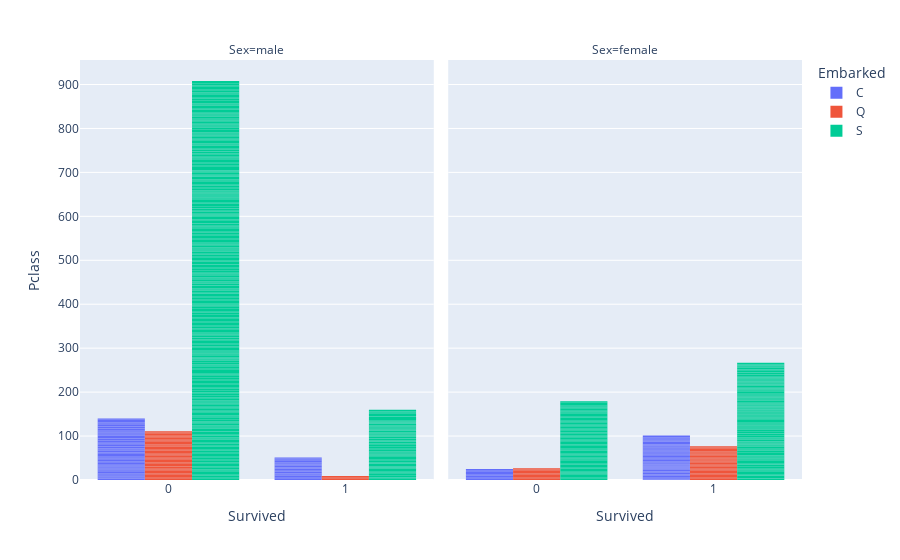

The cell this chart's notebook holds for it:
### Markdown cell above
`fig = px.bar()`
- `y="Pclass"`: Y-Achse zeigt die Passagierklasse.
- `x="Survived"`: X-Achse zeigt den Überlebensstatus.
- `color="Embarked"`: Balken werden nach Einschiffungshäfen farblich markiert.
- `barmode="group"`: Balken sind gruppiert, nicht gestapelt.
- `facet_col="Sex"`: Separate Diagramme für Männer und Frauen (Facetten-Spalten).
- `category_orders`: Legt die Reihenfolge der Kategorien fest (Pclass, Embarked, Sex).

`fig.update_traces()`: 
- `marker_line_width=0`:Entfernt die Linien um die Balken.

### Code cell
import plotly.express as px
#
# Gruppiertes Balkendiagramm erstellen (vertikal)
fig = px.bar(df, y="Pclass", x="Survived", color="Embarked", barmode="group", facet_col="Sex",
             category_orders={"Pclass": [1, 2, 3],          # Passagierklassen geordnet
                              "Embarked": ["C", "Q", "S"],  # Häfen: Cherbourg, Queenstown, Southampton
                              "Sex": ["male", "female"]})   # Geschlechter geordnet

# Entferne die Linien in den Balken
fig.update_traces(marker_line_width=0) 

# Diagramm anzeigen
fig.show()

### Figure 1 — Plotly figure (JSON) as saved in the notebook; plotly's stock layout.template omitted (floating-point values rounded to 4 significant figures; data arrays with more than 128 entries replaced by an {"elided": "..."} marker saying what was removed)
{"data": [{"alignmentgroup": "True", "hovertemplate": "Embarked=C<br>Sex=male<br>Survived=%{x}<br>Pclass=%{y}<extra></extra>", "legendgroup": "C", "marker": {"color": "#636efa", "line": {"width": 0}, "pattern": {"shape": ""}}, "name": "C", "offsetgroup": "C", "orientation": "v", "showlegend": true, "textposition": "auto", "type": "bar", "x": [0, 0, 0, 1, 0, 0, 0, 0, 0, 0, 1, 0, 0, 1, 0, 0, 1, 0, 0, 0, 0, 0, 0, 0, 1, 1, 0, 0, 0, 0, 0, 0, 0, 0, 0, 0, 1, 0, 0, 0, 0, 0, 1, 1, 1, 0, 0, 0, 0, 0, 0, 0, 0, 0, 1, 1, 1, 0, 0, 0, 0, 1, 0, 1, 1, 0, 1, 1, 1, 1, 0, 0, 1, 1, 0, 0, 0, 1, 0, 1, 1, 0, 0, 0, 0, 0, 1, 0, 1, 0, 1, 0, 0, 0, 1], "xaxis": "x", "y": [3, 1, 1, 3, 3, 3, 1, 3, 3, 1, 3, 3, 1, 1, 1, 2, 3, 3, 2, 1, 1, 1, 2, 3, 3, 1, 3, 1, 3, 2, 1, 3, 2, 3, 3, 2, 1, 1, 1, 3, 3, 1, 1, 3, 1, 1, 1, 3, 1, 3, 3, 3, 3, 1, 2, 1, 3, 1, 3, 1, 3, 1, 3, 1, 1, 3, 3, 1, 1, 1, 1, 3, 1, 1, 2, 3, 1, 3, 3, 1, 3, 1, 3, 1, 1, 3, 3, 2, 2, 3, 1, 3, 3, 3, 1], "yaxis": "y"}, {"alignmentgroup": "True", "hovertemplate": "Embarked=C<br>Sex=female<br>Survived=%{x}<br>Pclass=%{y}<extra></extra>", "legendgroup": "C", "marker": {"color": "#636efa", "line": {"width": 0}, "pattern": {"shape": ""}}, "name": "C", "offsetgroup": "C", "orientation": "v", "showlegend": false, "textposition": "auto", "type": "bar", "x": [1, 1, 1, 1, 1, 1, 1, 0, 0, 1, 0, 0, 1, 1, 1, 1, 0, 1, 1, 1, 1, 1, 1, 1, 1, 1, 1, 1, 1, 1, 1, 0, 1, 1, 1, 1, 1, 1, 1, 1, 1, 1, 1, 1, 1, 1, 1, 1, 1, 1, 0, 1, 1, 1, 1, 1, 1, 1, 0, 1, 1, 1, 1, 1, 1, 1, 1, 0, 1, 1, 1, 1, 1], "xaxis": "x2", "y": [1, 2, 3, 1, 3, 2, 1, 3, 3, 3, 3, 1, 1, 1, 1, 1, 3, 3, 1, 1, 1, 1, 1, 1, 1, 1, 1, 1, 1, 1, 1, 3, 1, 3, 1, 1, 1, 3, 2, 1, 3, 3, 2, 1, 1, 1, 3, 1, 1, 1, 3, 1, 1, 2, 1, 3, 3, 1, 3, 1, 1, 1, 3, 3, 1, 1, 1, 3, 3, 2, 2, 3, 1], "yaxis": "y2"}, {"alignmentgroup": "True", "hovertemplate": "Embarked=Q<br>Sex=male<br>Survived=%{x}<br>Pclass=%{y}<extra></extra>", "legendgroup": "Q", "marker": {"color": "#EF553B", "line": {"width": 0}, "pattern": {"shape": ""}}, "name": "Q", "offsetgroup": "Q", "orientation": "v", "showlegend": true, "textposition": "auto", "type": "bar", "x": [0, 0, 0, 0, 0, 0, 0, 0, 0, 0, 0, 0, 0, 0, 1, 0, 0, 0, 0, 0, 0, 0, 1, 0, 0, 0, 0, 0, 0, 0, 0, 0, 0, 0, 0, 0, 0, 0, 0, 1, 0], "xaxis": "x", "y": [3, 3, 3, 3, 3, 3, 3, 3, 3, 3, 1, 3, 3, 3, 3, 3, 3, 3, 3, 3, 3, 3, 3, 3, 3, 3, 3, 3, 2, 3, 3, 3, 3, 3, 3, 3, 3, 3, 3, 3, 3], "yaxis": "y"}, {"alignmentgroup": "True", "hovertemplate": "Embarked=Q<br>Sex=female<br>Survived=%{x}<br>Pclass=%{y}<extra></extra>", "legendgroup": "Q", "marker": {"color": "#EF553B", "line": {"width": 0}, "pattern": {"shape": ""}}, "name": "Q", "offsetgroup": "Q", "orientation": "v", "showlegend": false, "textposition": "auto", "type": "bar", "x": [1, 1, 1, 1, 1, 1, 1, 1, 1, 1, 1, 1, 0, 1, 1, 1, 1, 1, 1, 1, 1, 1, 1, 0, 0, 1, 0, 1, 1, 0, 0, 0, 1, 1, 0, 0], "xaxis": "x2", "y": [3, 3, 3, 3, 3, 3, 3, 3, 3, 3, 3, 3, 3, 3, 3, 3, 2, 2, 3, 3, 3, 3, 1, 3, 3, 3, 3, 3, 3, 3, 3, 3, 3, 3, 3, 3], "yaxis": "y2"}, {"alignmentgroup": "True", "hovertemplate": "Embarked=S<br>Sex=male<br>Survived=%{x}<br>Pclass=%{y}<extra></extra>", "legendgroup": "S", "marker": {"color": "#00cc96", "line": {"width": 0}, "pattern": {"shape": ""}}, "name": "S", "offsetgroup": "S", "orientation": "v", "showlegend": true, "textposition": "auto", "type": "bar", "x": {"elided": "441 int values"}, "xaxis": "x", "y": {"elided": "441 int values"}, "yaxis": "y"}, {"alignmentgroup": "True", "hovertemplate": "Embarked=S<br>Sex=female<br>Survived=%{x}<br>Pclass=%{y}<extra></extra>", "legendgroup": "S", "marker": {"color": "#00cc96", "line": {"width": 0}, "pattern": {"shape": ""}}, "name": "S", "offsetgroup": "S", "orientation": "v", "showlegend": false, "textposition": "auto", "type": "bar", "x": {"elided": "203 int values"}, "xaxis": "x2", "y": {"elided": "203 int values"}, "yaxis": "y2"}], "layout": {"annotations": [{"font": {}, "showarrow": false, "text": "Sex=male", "x": 0.245, "xanchor": "center", "xref": "paper", "y": 1, "yanchor": "bottom", "yref": "paper"}, {"font": {}, "showarrow": false, "text": "Sex=female", "x": 0.755, "xanchor": "center", "xref": "paper", "y": 1, "yanchor": "bottom", "yref": "paper"}], "barmode": "group", "legend": {"title": {"text": "Embarked"}, "tracegroupgap": 0}, "margin": {"t": 60}, "xaxis": {"anchor": "y", "domain": [0, 0.49], "title": {"text": "Survived"}}, "xaxis2": {"anchor": "y2", "domain": [0.51, 1], "matches": "x", "title": {"text": "Survived"}}, "yaxis": {"anchor": "x", "categoryarray": [3, 2, 1], "categoryorder": "array", "domain": [0, 1], "title": {"text": "Pclass"}}, "yaxis2": {"anchor": "x2", "domain": [0, 1], "matches": "y", "showticklabels": false}}}
